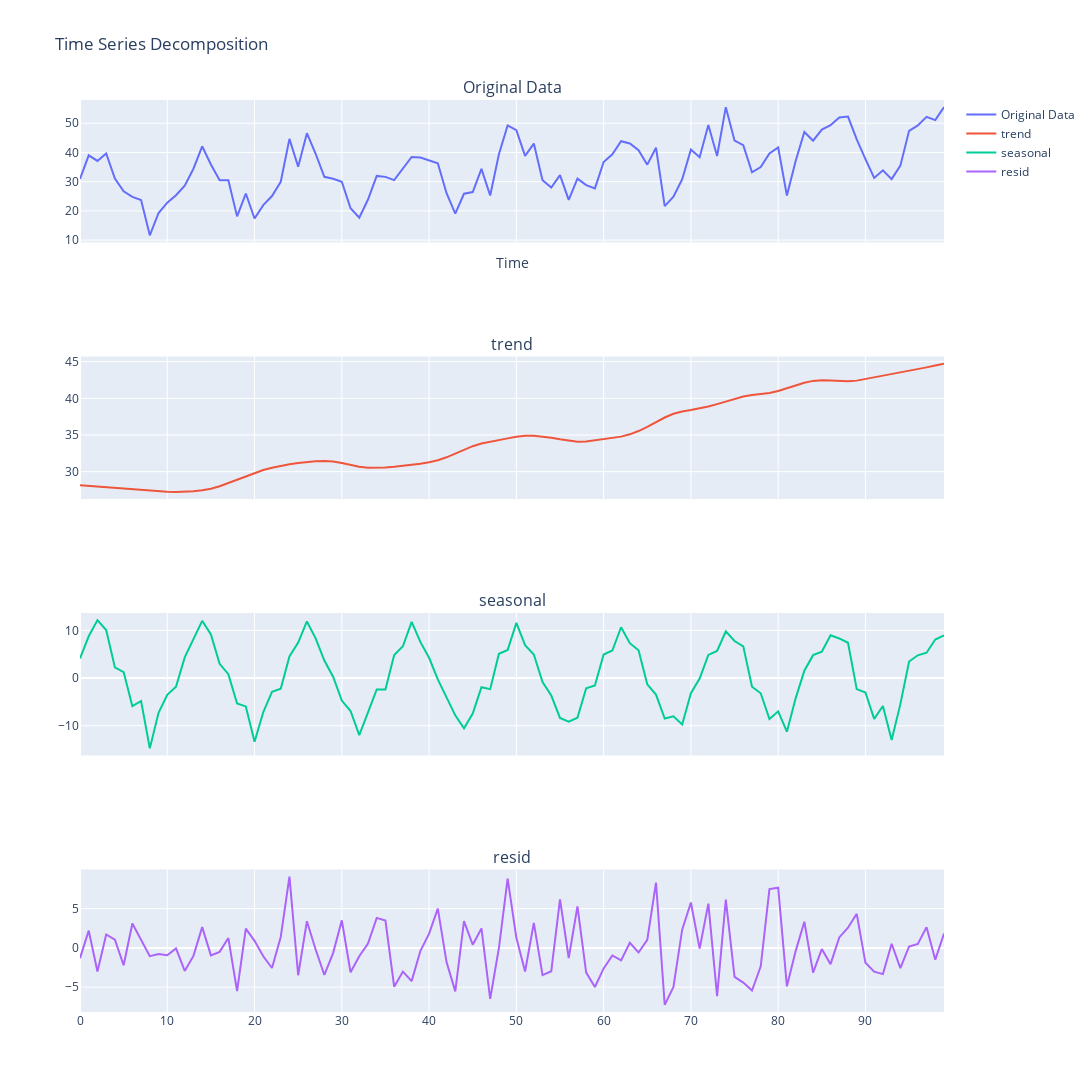

The notebook cell this image was saved under:
### Code cell
mstl = MSTL(df['six_month_demand'], periods=[12, 100])
result_mstl = mstl.fit()

# Plot the results
plot_components(result_mstl)
